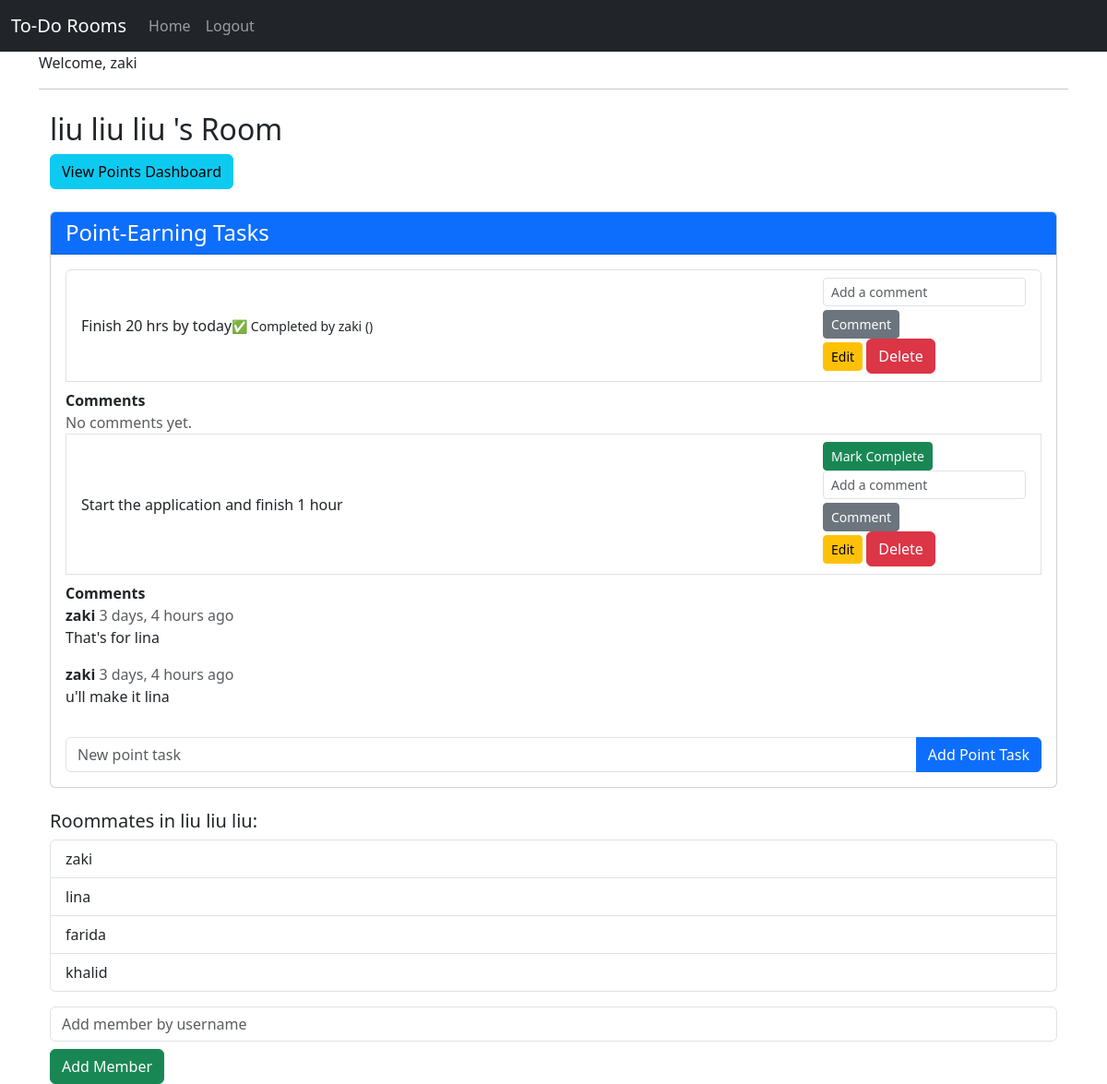
The page /rooms/1/ (signed in) on the database as committed earlier.
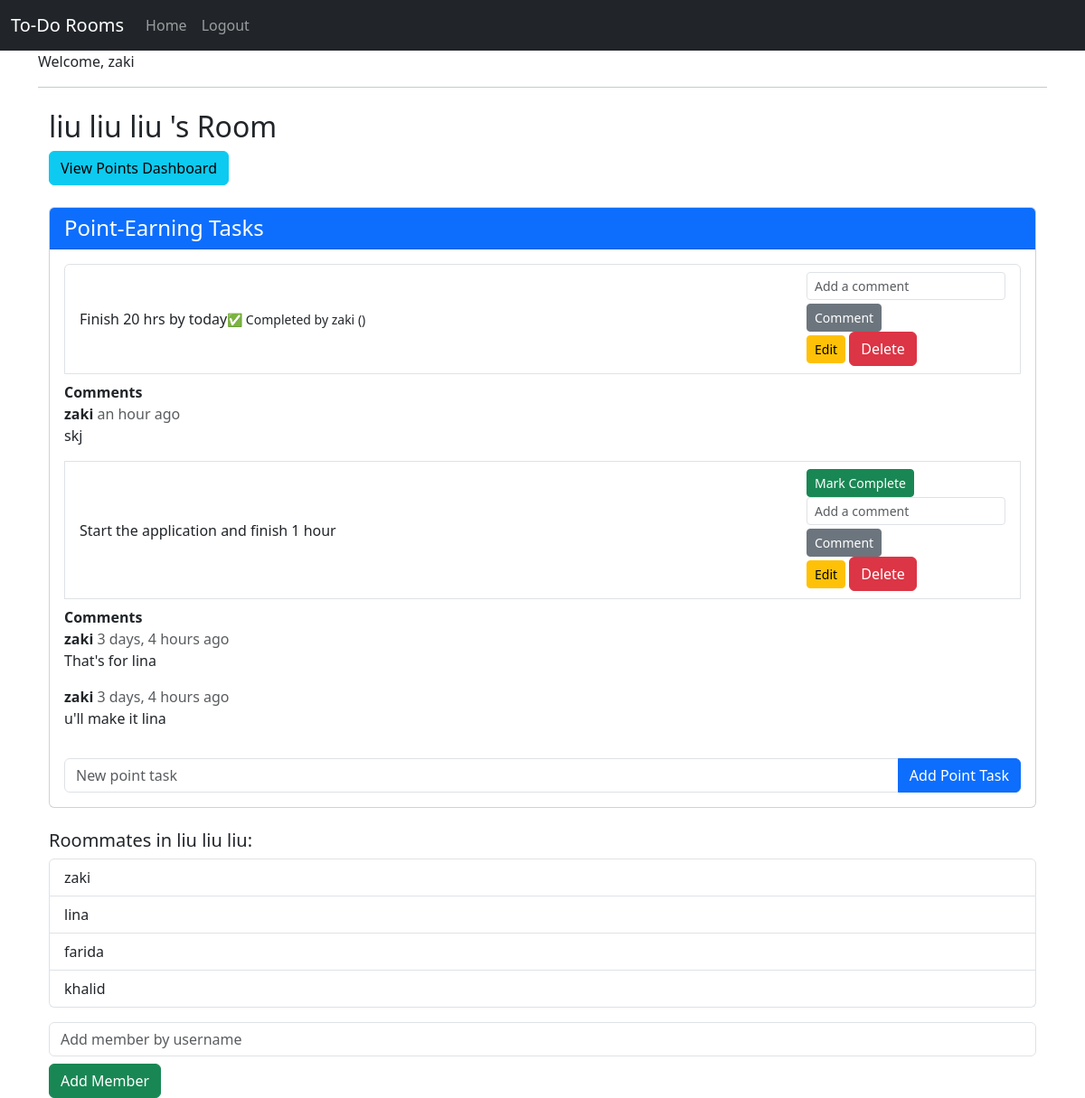
The same page on the database as committed later.
### roommates/models.py (models this page shows)
class Task(models.Model):
    room = models.ForeignKey(
        Room,
        on_delete=models.CASCADE,
        related_name='tasks'
    )
    description = models.CharField(max_length=255)
    completed_by = models.ForeignKey(User, null=True, blank=True, on_delete=models.SET_NULL)
    created_by = models.ForeignKey(User, on_delete=models.CASCADE, related_name='created_tasks')
    is_completed = models.BooleanField(default=False)

class Comment(models.Model):
    task = models.ForeignKey(
        Task,
        on_delete=models.CASCADE,
        related_name='comments'
    )
    text = models.TextField()
    user = models.ForeignKey(User, on_delete=models.CASCADE)
    created_at = models.DateTimeField(auto_now_add=True)

### roommates/views.py (the view, shortened to what this page needs)
# urls.py: path('rooms/<int:room_id>/', views.room_detail, name='room_detail'),
@login_required
def room_detail(request, room_id):
    room = get_object_or_404(Room, id=room_id)
    roommates = room.members.all()
    if request.user not in room.members.all():
        return HttpResponseForbidden("You are not a member of this room.")
    tasks = room.tasks.prefetch_related('comments__user')
    comment_form = CommentForm()
    return render(request, 'roommates/room_detail.html', {
        'room': room,
        'tasks': tasks,
        'comment_form': comment_form,
        'roommates': roommates
    })

### roommates/forms.py
class CommentForm(forms.ModelForm):
    class Meta:
        model = Comment
        fields = ['text']

### roommates/templates/roommates/room_detail.html (shortened to what this page needs)
{% extends "base.html" %}
{% block content %}
{% load static %}
{% load widget_tweaks %}
{% load humanize %}
<div class="container mt-4">
    <h2>{{ room.name }} 's Room</h2>
    <a href="{% url 'room_dashboard' room.id %}" class="btn btn-info mb-4">
        View Points Dashboard
    </a>
    <div class="card mb-4">
        <div class="card-header bg-primary text-white">
            <h4 class="mb-0">Point-Earning Tasks</h4>
        </div>
        <div class="card-body">
            <ul class="list-group">
                {% for task in tasks %}
                    <li class="list-group-item d-flex justify-content-between align-items-center">
                        <div class="d-flex justify-content-between align-items-center">
                            {{ task.description }}
                            {% if task.is_completed %}
                                <small class="d-flex justify-content-between align-items-center">
                                    ✅ Completed by {{ task.completed_by.username }}
                                    ({{ task.completed_at|naturaltime }})
                                </small>
                            {% endif %}
                        </div>
                        <div>
                            {% if not task.is_completed %}
                                <form method="post" action="{% url 'complete_task' task.id %}">
                                    <button type="submit" class="btn btn-sm btn-success">Mark Complete</button>
                                </form>
                            {% endif %}
                                <form method="post" action="{% url 'add_comment' task.id %}">
                                    <input type="text" name="text" class="form-control form-control-sm mb-1" placeholder="Add a comment">
                                    <button type="submit" class="btn btn-sm btn-secondary">Comment</button>
                                </form>
                            <a href="{% url 'edit_task' room.id task.id %}" class="btn btn-sm btn-warning">Edit</a>
                            <form method="post" action="{% url 'delete_task' room.id task.id %}" style="display: inline;">
                                <button type="submit" class="btn btn-danger">Delete</button>
                            </form>
                        </div>
                    </li>
                    <div class="mt-2">
                        <div id="comments-{{ task.id }}">
                            <strong>Comments</strong>
                            {% for comment in task.comments.all %}
                                {% include "roommates/comment.html" with comment=comment %}
                            {% empty %}
                                <div class="text-muted">No comments yet.</div>
                            {% endfor %}
                        </div>
                    </div>
                {% empty %}
                    <li class="list-group-item text-muted">No Point tasks yet</li>
                   {% endfor %}
            </ul>
            <form method="post" action="{% url 'add_task' room.id %}" class="mt-3">
                <div class="input-group">
                    <input type="text" name="description" class="form-control" placeholder="New point task" required>
                    <button type="submit" class="btn btn-primary">
                        Add Point Task
                    </button>
                </div>
            </form>
        </div>
    </div>
    <h5>Roommates in {{ room.name }}:</h5>
    <ul class="list-group mb-3">
       {% for user in roommates %}
           <li class="list-group-item d-flex justify-content-between">
               {{ user.username }}
           </li>
       {% endfor %}
    </ul>
    <form method="post" action="{% url 'add_member' room.id %}">
       <input type="text" name="username" class="form-control mb-2" placeholder="Add member by username">
       <button type="submit" class="btn btn-success">Add Member</button>
    </form>
</div>
{% endblock %}

### roommates/templates/base.html (shortened to what this page needs)
{% load static %}
{% load widget_tweaks %}
<!DOCTYPE html>
<html lang="en">
    <head>
        <link rel="stylesheet" href="https://cdn.jsdelivr.net/npm/bootstrap@5.3.0/dist/css/bootstrap.min.css">
    </head>
    <body>
        <nav class="navbar navbar-expand-lg navbar-dark bg-dark">
            <div class="container-fluid">
                <a class="navbar-brand" href="#">To-Do Rooms</a>
                <div class="collapse navbar-collapse">
                    <ul class="navbar-nav me-auto">
                        <li class="nav-item">
                            <a class="nav-link" href="{% url 'homepage' %}">Home</a>
                        </li>
                        <li class="nav-item">
                            {% if user.is_authenticated %}
                                <a class="nav-link" href="{% url 'logout' %}">Logout</a>
                            {% else %}
                                <a class="nav-link" href="{url 'login'}">Login</a>
                            {% endif %}
                        </li>
                    </ul>
                </div>
            </div>
        </nav>
        <div class="container">
            {% if user.is_authenticated %}
                <p>Welcome, {{ user.username }}</p>
            {% endif %}
            <hr>
            {% block content %}{% endblock %}
        </div>
    </body>
</html>

### roommates/templates/roommates/comment.html
{% load humanize %}
<div class="comment">
    <strong>{{ comment.user.username }}</strong>
    <span class="text-muted">{{ comment.created_at|naturaltime }}</span>
    <p>{{ comment.text }}</p>
</div>

Rows that differ between the two databases and show on the page:
shown differently, row unchanged: Task "Finish 20 hrs by today": no longer shows "No comments yet."
added Comment: user.username "zaki", created_at "an hour ago", text "skj", shown under Task "Finish 20 hrs by today"
